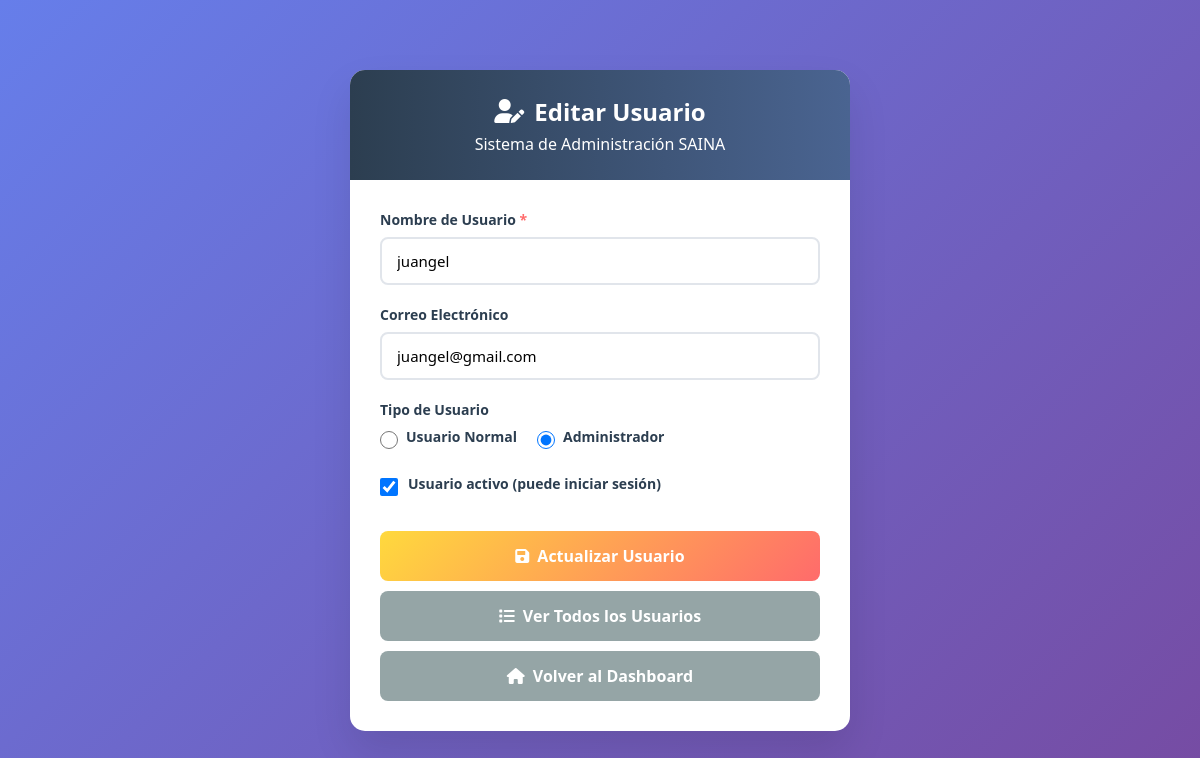
Page /usuarios/registrar.php?editar=15 (signed in) on the committed database.
### tables this page shows
CREATE TABLE `usuarios` (
  `id` int(11) NOT NULL,
  `username` varchar(50) NOT NULL,
  `password` varchar(255) NOT NULL,
  `email` varchar(100) DEFAULT NULL,
  `rol` enum('admin','usuario') DEFAULT 'usuario',
  `fecha_creacion` datetime DEFAULT current_timestamp(),
  `activo` tinyint(1) DEFAULT 1
);

### usuarios/registrar.php (the view, shortened to what this page needs)
<?php
require_once '../includes/database.php';
$usuario = [
    'id' => '',
    'username' => '',
    'email' => '',
    'rol' => 'usuario',
    'activo' => 1
];
$titulo = "Nuevo Usuario";
$es_edicion = false;
if (isset($_GET['editar']) && is_numeric($_GET['editar'])) {
    $id_usuario = intval($_GET['editar']);
    $es_edicion = true;
    $titulo = "Editar Usuario";
    $sql = "SELECT * FROM usuarios WHERE id = ?";
    $stmt = $conn->prepare($sql);
    $stmt->bind_param("i", $id_usuario);
    $stmt->execute();
    $resultado = $stmt->get_result();
    if ($resultado->num_rows == 1) {
        $usuario = $resultado->fetch_assoc();
    } else {
        $error = "Usuario no encontrado";
        $es_edicion = false;
    }
}
?>
<!DOCTYPE html>
<html lang="es">
<head>
    <link rel="stylesheet" href="https://cdnjs.cloudflare.com/ajax/libs/font-awesome/6.0.0/css/all.min.css">
</head>
<body>
    <div class="container">
        <div class="form-card">
            <div class="form-header">
                <h1>
                    <i class="fas <?php echo $es_edicion ? 'fa-user-edit' : 'fa-user-plus'; ?>"></i>
                    <?php echo $titulo; ?>
                </h1>
                <p>Sistema de Administración SAINA</p>
            </div>
            <div class="form-body">
                <form method="POST" action="">
                    <div class="form-group">
                        <label for="username" class="required">Nombre de Usuario</label>
                        <input type="text" id="username" name="username"
                               value="<?php echo htmlspecialchars($usuario['username']); ?>"
                               placeholder="Ej: maria.garcia" required autofocus>
                    </div>
                    <div class="form-group">
                        <label for="email">Correo Electrónico</label>
                        <input type="email" id="email" name="email"
                               value="<?php echo htmlspecialchars($usuario['email']); ?>"
                               placeholder="ejemplo@saina.com">
                    </div>
                    <div class="form-group">
                        <label>Tipo de Usuario</label>
                        <div class="radio-group">
                            <div class="radio-option">
                                <input type="radio" id="rol_usuario" name="rol" value="usuario"
                                       <?php echo ($usuario['rol'] == 'usuario') ? 'checked' : ''; ?>>
                                <label for="rol_usuario">Usuario Normal</label>
                            </div>
                            <div class="radio-option">
                                <input type="radio" id="rol_admin" name="rol" value="admin"
                                       <?php echo ($usuario['rol'] == 'admin') ? 'checked' : ''; ?>>
                                <label for="rol_admin">Administrador</label>
                            </div>
                        </div>
                    </div>
                    <div class="form-group">
                        <div class="checkbox-group">
                            <input type="checkbox" id="activo" name="activo"
                                   <?php echo $usuario['activo'] ? 'checked' : ''; ?>>
                            <label for="activo">Usuario activo (puede iniciar sesión)</label>
                        </div>
                    </div>
                    <div class="form-actions">
                        <button type="submit" class="btn <?php echo $es_edicion ? 'btn-warning' : 'btn-primary'; ?>">
                            <i class="fas <?php echo $es_edicion ? 'fa-save' : 'fa-user-plus'; ?>"></i>
                            <?php echo $es_edicion ? 'Actualizar Usuario' : 'Crear Usuario'; ?>
                        </button>
                        <a href="listar.php" class="btn btn-secondary">
                            <i class="fas fa-list"></i> Ver Todos los Usuarios
                        </a>
                        <a href="../index.php" class="btn btn-secondary">
                            <i class="fas fa-home"></i> Volver al Dashboard
                        </a>
                    </div>
                </form>
            </div>
        </div>
    </div>
</body>
</html>

### usuarios/registrar.php (style rules this page uses)
* { margin: 0; padding: 0; box-sizing: border-box; font-family: 'Segoe UI', Tahoma, Geneva, Verdana, sans-serif; }
body { background: linear-gradient(135deg, #667eea 0%, #764ba2 100%); min-height: 100vh; display: flex; justify-content: center; align-items: center; padding: 20px; }
.container { width: 100%; max-width: 500px; }
.form-card { background: white; border-radius: 15px; box-shadow: 0 20px 40px rgba(0,0,0,0.1); overflow: hidden; }
.form-header { background: linear-gradient(90deg, #2c3e50, #4a6491); color: white; padding: 25px; text-align: center; }
.form-header h1 { font-size: 24px; margin-bottom: 5px; display: flex; align-items: center; justify-content: center; gap: 10px; }
.form-body { padding: 30px; }
.form-group { margin-bottom: 20px; }
label { display: block; margin-bottom: 8px; font-weight: 600; color: #2c3e50; font-size: 14px; }
.required::after { content: " *"; color: #ff6b6b; }
input[type="text"], input[type="email"], input[type="password"], select { width: 100%; padding: 12px 15px; border: 2px solid #e1e5eb; border-radius: 8px; font-size: 15px; transition: all 0.3s; }
.radio-group { display: flex; gap: 20px; margin-top: 8px; }
.radio-option { display: flex; align-items: center; gap: 8px; }
.radio-option input[type="radio"] { width: 18px; height: 18px; cursor: pointer; }
.checkbox-group { display: flex; align-items: center; gap: 10px; }
.checkbox-group input[type="checkbox"] { width: 18px; height: 18px; cursor: pointer; }
.form-actions { display: flex; flex-direction: column; gap: 10px; margin-top: 30px; }
.btn { padding: 14px; border: none; border-radius: 8px; font-size: 16px; font-weight: 600; cursor: pointer; display: flex; align-items: center; justify-content: center; gap: 8px; transition: all 0.3s; text-decoration: none; }
.btn-warning { background: linear-gradient(135deg, #ffd93d, #ff6b6b); color: white; }
.btn-secondary { background: #95a5a6; color: white; }

### rows in the picture
usuarios: username "juangel", email "juangel@gmail.com", rol "☐ Usuario Normal", rol "☑ Administrador", activo "☑"

### other values in the picture
$titulo "Editar Usuario"
